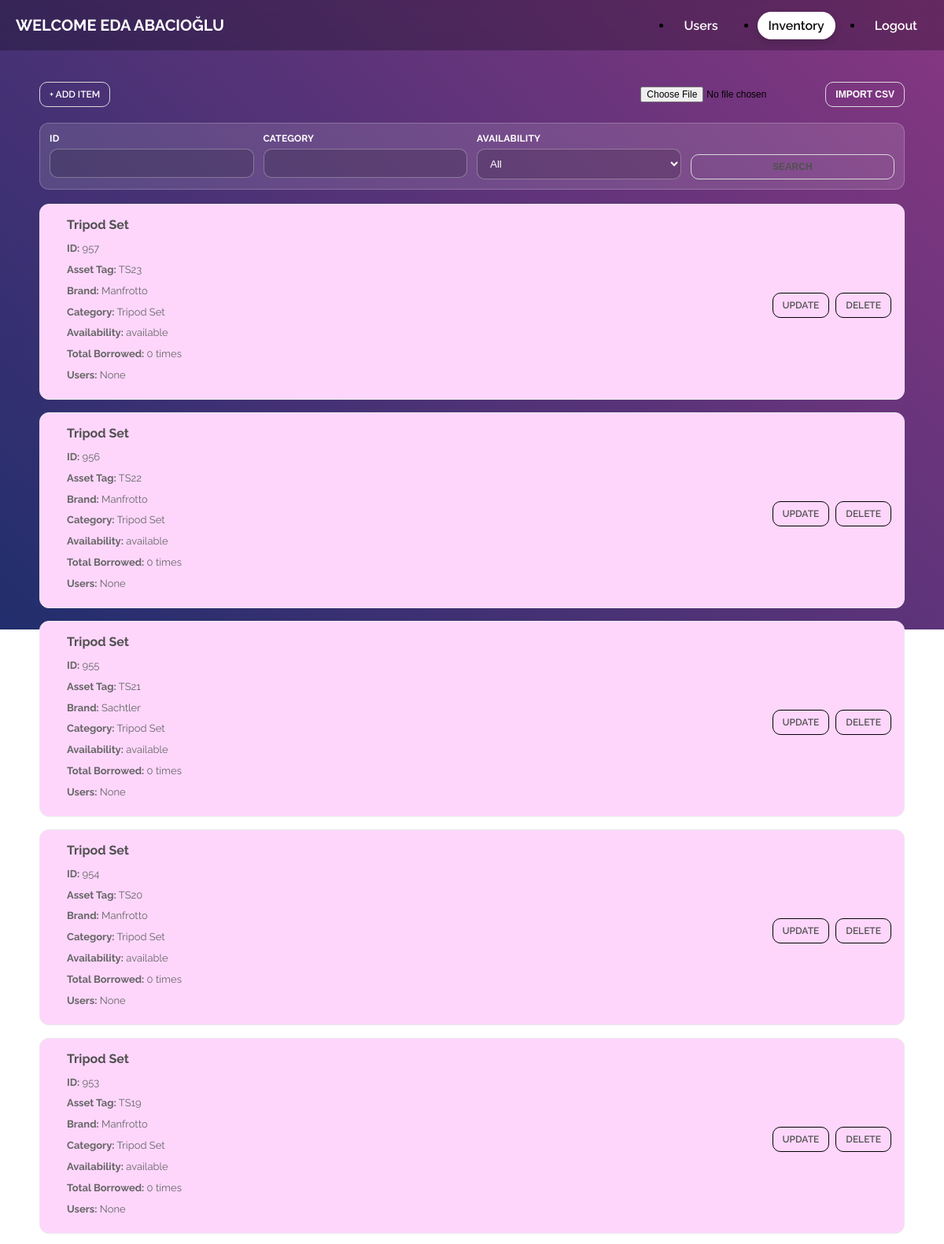
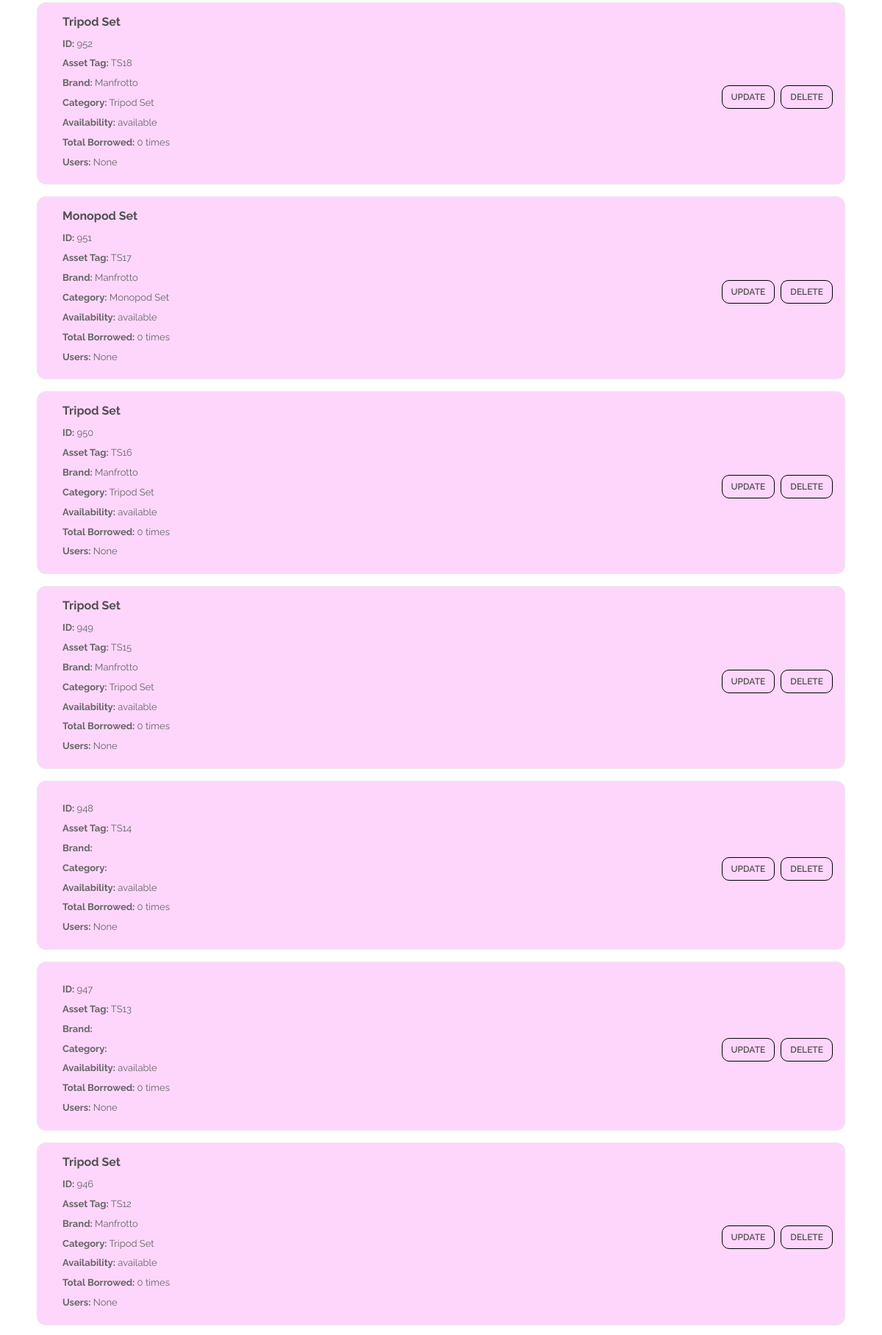
Screenshot of /admin_item.php (signed in, upper part) with the database file from the repository (2 pictures, top to bottom).
### tables this page shows
CREATE TABLE `items` (
  `id` int(11) NOT NULL,
  `asset_tag_id` varchar(50) NOT NULL,
  `description` varchar(255) NOT NULL,
  `brand` varchar(100) DEFAULT NULL,
  `cost` decimal(10,2) DEFAULT NULL,
  `model` varchar(100) DEFAULT NULL,
  `category` varchar(100) DEFAULT NULL,
  `department` varchar(100) DEFAULT NULL,
  `location` varchar(100) DEFAULT NULL,
  `image_path` varchar(255) DEFAULT NULL,
  `availability` enum('available','reserved','checked_out') DEFAULT 'available',
  `total_borrowed` int(11) DEFAULT 0
);

### admin_item.php (the view, shortened to what this page needs)
<?php
require "functions.php";
$user = $_SESSION["user"];
$params = [];
$sql = "SELECT i.*,
        (SELECT COUNT(*) FROM requests r WHERE r.item_id = i.id AND r.status = 'approved') as total_borrowed,
        (SELECT r.id FROM requests r
         WHERE r.item_id = i.id AND r.status = 'approved'
         LIMIT 1) AS approved_request_id,
        (SELECT GROUP_CONCAT(DISTINCT u.name SEPARATOR ', ')
         FROM requests r
         JOIN users u ON r.student_id = u.id
         WHERE r.item_id = i.id AND r.status = 'approved') as borrower_names
        FROM items i";
$sql .= " ORDER BY id DESC";
$stmt = $db->prepare($sql);
$stmt->execute($params);
$items = $stmt->fetchAll(PDO::FETCH_ASSOC);
?>
<!doctype html>
<html>
<head>
    <link rel="stylesheet" href="./css/admin_item.css">
    <link rel="stylesheet" href="./css/header.css">
</head>
<body class="page-items">
    <header class="header" id="header">
        <nav class="navbar nav-container">
            <a href="admin_main.php" class="brand">Welcome <?= $user["name"] ?></a>
            <div class="menu" id="menu">
                <ul class="menu-inner">
                    <li class="menu-item"><a href="admin_main.php" class="menu-link nav-users">Users</a></li>
                    <li class="menu-item"><a href="admin_item.php" class="menu-link nav-items">Inventory</a></li>
                    <?php if($user["userType"]==="chair") :?>
                    <li class="menu-item"><a href="chair_requests.php" class="menu-link nav-requests">Requests</a></li>
                    <?php endif ?> <li class="menu-item"><a href="logout.php" class="menu-link">Logout</a></li>
                </ul>
            </div>
        </nav>
    </header>
    <div class="admin-shell">
        <div class="top-actions" style="margin-bottom:20px; display:flex; align-items:center; gap:10px;">
            <a class="btn" href="admin_item_form.php" style="text-decoration:none;color:white">
                + Add Item
            </a>
            <form method="post" enctype="multipart/form-data"
                style="margin-left:auto; display:flex; gap:8px; align-items:center;">
                <input type="file" name="inventory_file" accept=".csv" required style="font-size:12px;">
                <button type="submit" name="import_csv" class="btn" style="color:white">
                    Import CSV
                </button>
            </form>
        </div>
        <form method="get" class="filter-form">
            <div class="field">
                <label>ID</label>
                <input type="number" name="id" value="<?= $_GET["id"] ?? "" ?>">
            </div>
            <div class="field">
                <label>Category</label>
                <input type="text" name="category" value="<?= $_GET["category"] ?? "" ?>">
            </div>
            <div class="field">
                <label>Availability</label>
                <select name="availability">
                    <option value="" <?= (($_GET["availability"] ?? "") === "") ? "selected" : "" ?>>All</option>
                </select>
            </div>
            <div class="field field-actions">
                <button class="btn" type="submit">Search</button>
            </div>
        </form>
        <div class="items-list">
            <?php foreach ($items as $it): ?>
            <div class="item-card">
                <div class="item-center">
                    <h3 class="item-name"><?= $it["category"] ?></h3>
                    <p><strong>ID:</strong> <?= $it["id"] ?></p>
                    <p><strong>Asset Tag:</strong> <?= $it["asset_tag_id"] ?></p>
                    <p><strong>Brand:</strong> <?= $it["brand"] ?></p>
                    <p><strong>Category:</strong> <?= $it["category"] ?></p>
                    <p><strong>Availability:</strong> <?= $it["availability"] ?></p>
                    <p><strong>Total Borrowed:</strong> <?= $it["total_borrowed"] ?> times</p>
                    <p><strong>Users:</strong>
                        <?= $it["borrower_names"] ?: "None" ?></p>
                </div>
                <div class="item-right">
                    <div class="actions">
                        <a class="btn" href="admin_item_update_form.php?id=<?= $it["id"] ?>&status=update">
                            Update
                        </a>
                        <a class="btn danger" href="admin_item.php?action=delete&id=<?= $it["id"] ?>"
                            onclick="return confirm('Delete this item?');">
                            Delete
                        </a>
                    </div>
                </div>
            </div>
            <?php endforeach; ?>
        </div>
    </div>
</body>
</html>

### css/admin_item.css (style rules this page uses)
* { box-sizing: border-box; }
body { min-height: 100vh; margin: 0; font-family: "Raleway", sans-serif; background: linear-gradient(-135deg, #873782, #212e6d); background-repeat: no-repeat; background-size: cover; }
.admin-shell { width: min(1100px, 92vw); margin: 40px auto 60px; }
.filter-form { display: flex; flex-wrap: wrap; gap: 12px; background: rgba(255,255,255,0.12); border: 1px solid rgba(255,255,255,0.22); padding: 12px; border-radius: 12px; color: #fff; margin-bottom: 18px; }
.field { display: flex; flex-direction: column; gap: 6px; min-width: 170px; flex: 1; }
.field-actions { min-width: 140px; justify-content: flex-end; }
.filter-form label { font-weight: 700; font-size: 12px; text-transform: uppercase; letter-spacing: 0.2px; }
.filter-form input, .filter-form select { border: 1px solid rgba(255,255,255,0.3); background: rgba(0,0,0,0.15); color: #fff; padding: 10px 12px; border-radius: 10px; outline: none; }
.items-list { display: flex; flex-direction: column; gap: 16px; }
.item-card { position: relative; display: flex; align-items: center; gap: 18px; padding: 16px; border: 1px solid #e9e9e9; border-radius: 12px; background: #fed6fc; }
.item-center { flex: 1; min-width: 0; display: flex; flex-direction: column; justify-content: center; }
.item-name { margin: 0 0 8px; font-weight: 700; color: #515151; font-size: 16px; }
.item-center p { margin: 4px 0; font-size: 13px; color: #666; line-height: 1.45; }
.item-right { min-width: 160px; text-align: right; }
.actions { margin-top: 10px; display: inline-flex; gap: 8px; flex-wrap: wrap; justify-content: flex-end; }
.btn { display: inline-block; padding: 8px 12px; border: 1px solid #d9d9d9; border-radius: 10px; text-decoration: none; text-transform: uppercase; font-size: 12px; font-weight: 600; color: #515151; transition: .2s; background: transparent; cursor: pointer; }
.item-right .btn { border: 1px solid #000000; }

### css/header.css (style rules this page uses)
.header { position: sticky; top: 0; z-index: 1000; width: 100%; background: rgba(0,0,0,0.25); backdrop-filter: blur(10px); }
.nav-container { max-width: 1200px; margin: 0 auto; padding: 0 20px; height: 64px; display: flex; align-items: center; gap: 16px; }
.brand { font-size: 20px; font-weight: 700; text-transform: uppercase; color: #fff; text-decoration: none; }
.menu { margin-left: auto; }
.menu-inner { display: flex; gap: 36px; align-items: center; }
.menu-link { color: #fff; text-decoration: none; font-weight: 600; padding: 8px 14px; border-radius: 999px; transition: 0.2s ease; }
.page-items .nav-items, .page-requests .nav-requests, .page-admin .nav-users { background: #fff; color: #111; box-shadow: 0 4px 12px rgba(0,0,0,0.18); }

### rows the page displays
items: category "Tripod Set", id "957", asset_tag "TS23", brand "Manfrotto", availability "available", total_borrowed "0", borrower_names "None"
items: category "Tripod Set", id "956", asset_tag "TS22", brand "Manfrotto", availability "available", total_borrowed "0", borrower_names "None"
items: category "Tripod Set", id "955", asset_tag "TS21", brand "Sachtler", availability "available", total_borrowed "0", borrower_names "None"
items: category "Tripod Set", id "954", asset_tag "TS20", brand "Manfrotto", availability "available", total_borrowed "0", borrower_names "None"
items: category "Tripod Set", id "953", asset_tag "TS19", brand "Manfrotto", availability "available", total_borrowed "0", borrower_names "None"
items: category "Tripod Set", id "952", asset_tag "TS18", brand "Manfrotto", availability "available", total_borrowed "0", borrower_names "None"
items: category "Monopod Set", id "951", asset_tag "TS17", brand "Manfrotto", availability "available", total_borrowed "0", borrower_names "None"
items: category "Tripod Set", id "950", asset_tag "TS16", brand "Manfrotto", availability "available", total_borrowed "0", borrower_names "None"
items: category "Tripod Set", id "949", asset_tag "TS15", brand "Manfrotto", availability "available", total_borrowed "0", borrower_names "None"
items: id "948", asset_tag "TS14", availability "available", total_borrowed "0", borrower_names "None"
items: id "947", asset_tag "TS13", availability "available", total_borrowed "0", borrower_names "None"
items: category "Tripod Set", id "946", asset_tag "TS12", brand "Manfrotto", availability "available", total_borrowed "0", borrower_names "None"

### other values shown
$user["name"] "EDA ABACIOĞLU"
